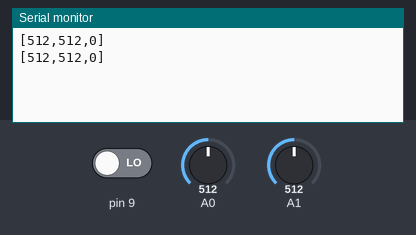
A sketch run on a simulated Arduino Uno, built with avr-gcc and run on an emulated ATmega328P. Shown: the last lines printed to the serial monitor. Inputs (shaded band) come from the test bench; at power-on: A0 = 512, A1 = 512, pin 9 LOW. No radio packets arrive unless stated.

Above: at 1.8 s.
1.9 s: A0 set to 716
At 2.8 s:
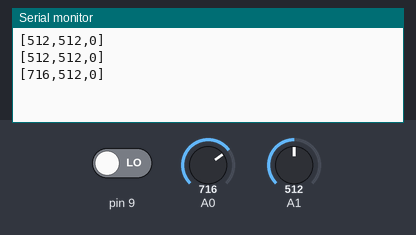
3.4 s: A1 set to 716
At 4.7 s:
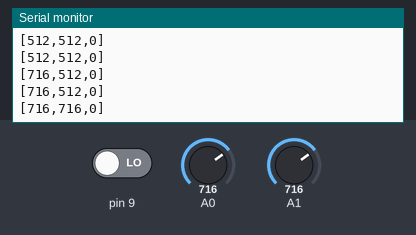
4.9 s: pin 9 driven HIGH
At 5.6 s:
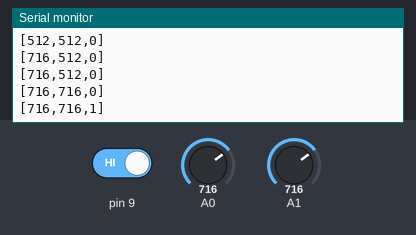
6.4 s: A0 set to 900
At 7.4 s:
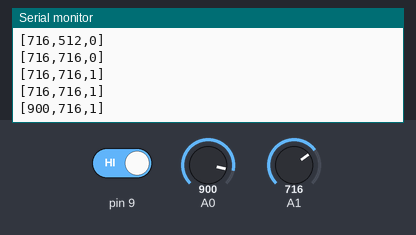
7.9 s: A1 set to 900
At 8.8 s:
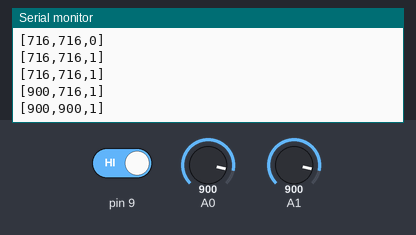
9.4 s: pin 9 driven LOW
At 10.9 s:
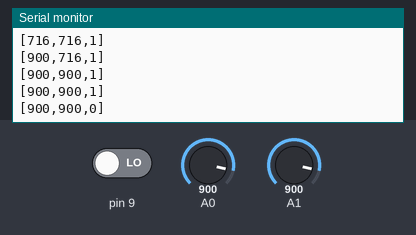
Timing chart, 0 to 11.9 s (numbered marks = the images above; inputs shaded):
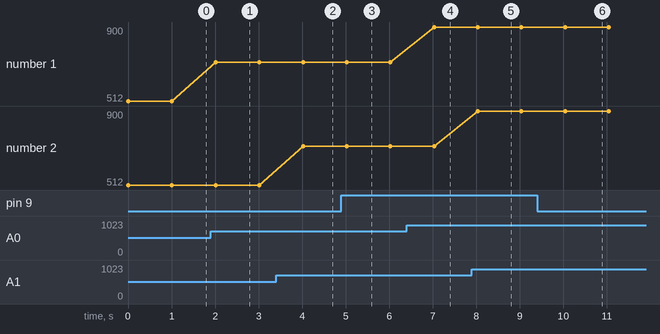

The sketch:

JSON_Transmitter.ino
```cpp
#include <SPI.h>
#include <nRF24L01.h>
#include <RF24.h>
#include <ArduinoJson.h>

RF24 radio(8, 7); // CE, CSN
const byte address[6] = "00001";

void setup() {
  // Initialize Serial port
  Serial.begin(9600);
  pinMode(9, INPUT);


  radio.begin();
  radio.openWritingPipe(address);
  radio.setPALevel(RF24_PA_MIN);
  radio.stopListening();
}

void loop() {
  while (!Serial) continue;
  // Allocate the JSON document
  //
  // Inside the brackets, 200 is the RAM allocated to this document.
  // Don't forget to change this value to match your requirement.
  // Use arduinojson.org/v6/assistant to compute the capacity.
  StaticJsonDocument<200> doc;

  // StaticJsonObject allocates memory on the stack, it can be
  // replaced by DynamicJsonDocument which allocates in the heap.
  //
  // DynamicJsonDocument  doc(200);
  //{"X-val": analogRead(0),"Y-val":1351824120,"PushB : digitalRead(9)"}

  // Add values in the document
  //
 /* doc["X-val: "] = analogRead(A0);
  doc["Y-val"] = analogRead(A1);
  ////////////////////////////////////NOT READING PIN 9 ////////////
  doc["PushB"] = digitalRead(9);*/

  // Add an array.
  //
  JsonArray data = doc.createNestedArray("data");
  data.add(analogRead(A0));
  data.add(analogRead(A1));
  data.add(digitalRead(9));

  // Generate the minified JSON and send it to the Serial port.
  //
  serializeJson(data, Serial);
  Serial.println();
  //serializeJsonPretty(doc, Serial);
  // The above line prints:
  // {
  //   "sensor": "gps",
  //   "time": 1351824120,
  //   "data": [
  //     48.756080,
  //     2.302038
  //   ]

  //const char text[] = "Hello from the other computer";
  radio.write(&data, sizeof(data));
  delay(1000);
}
```

Measured:
- after the input at 1.9 s, the serial monitor: prints a new line after 0.11 s (image 1)
- after the input at 3.4 s, the serial monitor: prints a new line after 0.62 s (image 2)
- after the input at 4.9 s, the serial monitor: prints a new line after 0.12 s (image 3)
- after the input at 6.4 s, the serial monitor: prints a new line after 0.63 s (image 4)
- after the input at 7.9 s, the serial monitor: prints a new line after 0.14 s (image 5)
- after the input at 9.4 s, the serial monitor: prints a new line after 0.64 s (image 6)
- plotted number 1: 512 → 716 after the input at 1.9 s, 716 → 900 after the input at 6.4 s
